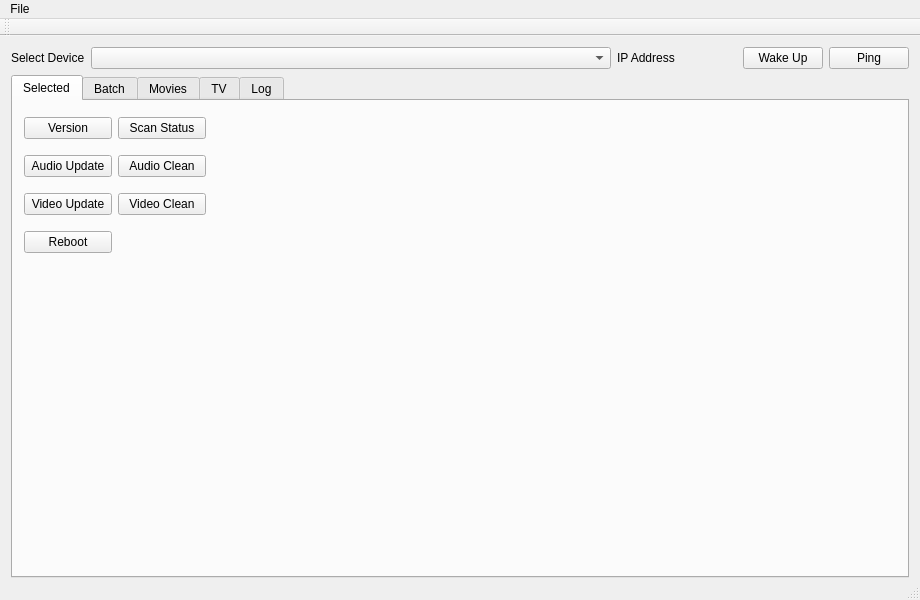
<?xml version="1.0" encoding="UTF-8"?>
<ui version="4.0">
 <class>MainWindow</class>
 <widget class="QMainWindow" name="MainWindow">
  <property name="geometry">
   <rect>
    <x>0</x>
    <y>0</y>
    <width>920</width>
    <height>600</height>
   </rect>
  </property>
  <property name="windowTitle">
   <string>Kodi Remote Control</string>
  </property>
  <widget class="QWidget" name="centralWidget">
   <layout class="QGridLayout" name="gridLayout">
    <property name="bottomMargin">
     <number>0</number>
    </property>
    <item row="0" column="3">
     <widget class="QPushButton" name="pushButton_SelectedDevice_WakeUp">
      <property name="sizePolicy">
       <sizepolicy hsizetype="Fixed" vsizetype="Fixed">
        <horstretch>0</horstretch>
        <verstretch>0</verstretch>
       </sizepolicy>
      </property>
      <property name="toolTip">
       <string>Tells Kodi to reboot the selected device.</string>
      </property>
      <property name="text">
       <string>Wake Up</string>
      </property>
     </widget>
    </item>
    <item row="0" column="0">
     <widget class="QLabel" name="label_SelectDevice">
      <property name="sizePolicy">
       <sizepolicy hsizetype="Fixed" vsizetype="Preferred">
        <horstretch>0</horstretch>
        <verstretch>0</verstretch>
       </sizepolicy>
      </property>
      <property name="text">
       <string>Select Device</string>
      </property>
      <property name="buddy">
       <cstring>comboBox_SelectDevice</cstring>
      </property>
     </widget>
    </item>
    <item row="0" column="1">
     <widget class="QComboBox" name="comboBox_SelectDevice">
      <property name="sizePolicy">
       <sizepolicy hsizetype="Preferred" vsizetype="Fixed">
        <horstretch>0</horstretch>
        <verstretch>0</verstretch>
       </sizepolicy>
      </property>
      <property name="editable">
       <bool>false</bool>
      </property>
     </widget>
    </item>
    <item row="0" column="2">
     <widget class="QLabel" name="label_IpAddress">
      <property name="sizePolicy">
       <sizepolicy hsizetype="Preferred" vsizetype="Preferred">
        <horstretch>0</horstretch>
        <verstretch>0</verstretch>
       </sizepolicy>
      </property>
      <property name="minimumSize">
       <size>
        <width>0</width>
        <height>0</height>
       </size>
      </property>
      <property name="maximumSize">
       <size>
        <width>120</width>
        <height>16777215</height>
       </size>
      </property>
      <property name="text">
       <string>IP Address</string>
      </property>
      <property name="buddy">
       <cstring>comboBox_SelectDevice</cstring>
      </property>
     </widget>
    </item>
    <item row="0" column="4">
     <widget class="QPushButton" name="pushButton_SelectedDevice_Ping">
      <property name="sizePolicy">
       <sizepolicy hsizetype="Fixed" vsizetype="Fixed">
        <horstretch>0</horstretch>
        <verstretch>0</verstretch>
       </sizepolicy>
      </property>
      <property name="toolTip">
       <string>Ping the selected device.  This will make sure the application can communicate with Kodi.</string>
      </property>
      <property name="text">
       <string>Ping</string>
      </property>
      <property name="flat">
       <bool>false</bool>
      </property>
     </widget>
    </item>
    <item row="1" column="0" colspan="5">
     <widget class="QTabWidget" name="tabWidget">
      <property name="sizePolicy">
       <sizepolicy hsizetype="Expanding" vsizetype="Expanding">
        <horstretch>0</horstretch>
        <verstretch>0</verstretch>
       </sizepolicy>
      </property>
      <property name="currentIndex">
       <number>0</number>
      </property>
      <widget class="QWidget" name="tabSelected">
       <attribute name="title">
        <string>Selected</string>
       </attribute>
       <layout class="QVBoxLayout" name="verticalLayout_5">
        <item>
         <widget class="QFrame" name="frame_2">
          <property name="frameShape">
           <enum>QFrame::NoFrame</enum>
          </property>
          <property name="frameShadow">
           <enum>QFrame::Raised</enum>
          </property>
          <layout class="QHBoxLayout" name="horizontalLayout_4">
           <property name="leftMargin">
            <number>0</number>
           </property>
           <property name="topMargin">
            <number>5</number>
           </property>
           <property name="rightMargin">
            <number>0</number>
           </property>
           <property name="bottomMargin">
            <number>5</number>
           </property>
           <item>
            <widget class="QPushButton" name="pushButton_SelectedDevice_Version">
             <property name="sizePolicy">
              <sizepolicy hsizetype="Fixed" vsizetype="Fixed">
               <horstretch>0</horstretch>
               <verstretch>0</verstretch>
              </sizepolicy>
             </property>
             <property name="minimumSize">
              <size>
               <width>88</width>
               <height>0</height>
              </size>
             </property>
             <property name="toolTip">
              <string>Returns the Kodi version and the JSON version for the selected device.</string>
             </property>
             <property name="text">
              <string>Version</string>
             </property>
            </widget>
           </item>
           <item>
            <widget class="QPushButton" name="pushButton_SelectedDevice_ScanStatus">
             <property name="sizePolicy">
              <sizepolicy hsizetype="Fixed" vsizetype="Fixed">
               <horstretch>0</horstretch>
               <verstretch>0</verstretch>
              </sizepolicy>
             </property>
             <property name="minimumSize">
              <size>
               <width>88</width>
               <height>0</height>
              </size>
             </property>
             <property name="toolTip">
              <string>Determine if an audio scan or a video scan is running.</string>
             </property>
             <property name="text">
              <string>Scan Status</string>
             </property>
            </widget>
           </item>
           <item>
            <spacer name="horizontalSpacer_6">
             <property name="orientation">
              <enum>Qt::Horizontal</enum>
             </property>
             <property name="sizeHint" stdset="0">
              <size>
               <width>40</width>
               <height>20</height>
              </size>
             </property>
            </spacer>
           </item>
          </layout>
         </widget>
        </item>
        <item>
         <widget class="QFrame" name="frame_3">
          <property name="frameShape">
           <enum>QFrame::NoFrame</enum>
          </property>
          <property name="frameShadow">
           <enum>QFrame::Raised</enum>
          </property>
          <layout class="QHBoxLayout" name="horizontalLayout_5">
           <property name="leftMargin">
            <number>0</number>
           </property>
           <property name="topMargin">
            <number>5</number>
           </property>
           <property name="rightMargin">
            <number>0</number>
           </property>
           <property name="bottomMargin">
            <number>5</number>
           </property>
           <item>
            <widget class="QPushButton" name="pushButton_SelectedDevice_AudioUpdate">
             <property name="sizePolicy">
              <sizepolicy hsizetype="Fixed" vsizetype="Fixed">
               <horstretch>0</horstretch>
               <verstretch>0</verstretch>
              </sizepolicy>
             </property>
             <property name="minimumSize">
              <size>
               <width>88</width>
               <height>0</height>
              </size>
             </property>
             <property name="toolTip">
              <string>Update the audio library.  This will import any new music.  It will not update existing items.</string>
             </property>
             <property name="text">
              <string>Audio Update</string>
             </property>
            </widget>
           </item>
           <item>
            <widget class="QPushButton" name="pushButton_SelectedDevice_AudioClean">
             <property name="sizePolicy">
              <sizepolicy hsizetype="Fixed" vsizetype="Fixed">
               <horstretch>0</horstretch>
               <verstretch>0</verstretch>
              </sizepolicy>
             </property>
             <property name="minimumSize">
              <size>
               <width>88</width>
               <height>0</height>
              </size>
             </property>
             <property name="toolTip">
              <string>Clean the audio library.  This will remove any deleted or missing items from the library.</string>
             </property>
             <property name="text">
              <string>Audio Clean</string>
             </property>
            </widget>
           </item>
           <item>
            <spacer name="horizontalSpacer_8">
             <property name="orientation">
              <enum>Qt::Horizontal</enum>
             </property>
             <property name="sizeType">
              <enum>QSizePolicy::Expanding</enum>
             </property>
             <property name="sizeHint" stdset="0">
              <size>
               <width>689</width>
               <height>20</height>
              </size>
             </property>
            </spacer>
           </item>
          </layout>
         </widget>
        </item>
        <item>
         <widget class="QFrame" name="frame_5">
          <property name="frameShape">
           <enum>QFrame::NoFrame</enum>
          </property>
          <property name="frameShadow">
           <enum>QFrame::Raised</enum>
          </property>
          <layout class="QHBoxLayout" name="horizontalLayout_7">
           <property name="leftMargin">
            <number>0</number>
           </property>
           <property name="topMargin">
            <number>5</number>
           </property>
           <property name="rightMargin">
            <number>0</number>
           </property>
           <property name="bottomMargin">
            <number>5</number>
           </property>
           <item>
            <widget class="QPushButton" name="pushButton_SelectedDevice_VideoUpdate">
             <property name="sizePolicy">
              <sizepolicy hsizetype="Fixed" vsizetype="Fixed">
               <horstretch>0</horstretch>
               <verstretch>0</verstretch>
              </sizepolicy>
             </property>
             <property name="minimumSize">
              <size>
               <width>88</width>
               <height>0</height>
              </size>
             </property>
             <property name="toolTip">
              <string>Update the video library.  This will import any new movies, TV shows and episodes.  It will not update existing items.</string>
             </property>
             <property name="text">
              <string>Video Update</string>
             </property>
            </widget>
           </item>
           <item>
            <widget class="QPushButton" name="pushButton_SelectedDevice_VideoClean">
             <property name="sizePolicy">
              <sizepolicy hsizetype="Fixed" vsizetype="Fixed">
               <horstretch>0</horstretch>
               <verstretch>0</verstretch>
              </sizepolicy>
             </property>
             <property name="minimumSize">
              <size>
               <width>88</width>
               <height>0</height>
              </size>
             </property>
             <property name="toolTip">
              <string>Clean the video library.  This will remove any deleted or missing items from the library.</string>
             </property>
             <property name="text">
              <string>Video Clean</string>
             </property>
            </widget>
           </item>
           <item>
            <spacer name="horizontalSpacer_9">
             <property name="orientation">
              <enum>Qt::Horizontal</enum>
             </property>
             <property name="sizeHint" stdset="0">
              <size>
               <width>689</width>
               <height>22</height>
              </size>
             </property>
            </spacer>
           </item>
          </layout>
         </widget>
        </item>
        <item>
         <widget class="QFrame" name="frame_4">
          <property name="frameShape">
           <enum>QFrame::NoFrame</enum>
          </property>
          <property name="frameShadow">
           <enum>QFrame::Raised</enum>
          </property>
          <layout class="QHBoxLayout" name="horizontalLayout_6">
           <property name="leftMargin">
            <number>0</number>
           </property>
           <property name="topMargin">
            <number>5</number>
           </property>
           <property name="rightMargin">
            <number>0</number>
           </property>
           <property name="bottomMargin">
            <number>5</number>
           </property>
           <item>
            <widget class="QPushButton" name="pushButton_SelectedDevice_Reboot">
             <property name="sizePolicy">
              <sizepolicy hsizetype="Fixed" vsizetype="Fixed">
               <horstretch>0</horstretch>
               <verstretch>0</verstretch>
              </sizepolicy>
             </property>
             <property name="minimumSize">
              <size>
               <width>88</width>
               <height>0</height>
              </size>
             </property>
             <property name="toolTip">
              <string>Tells Kodi to reboot the selected device.</string>
             </property>
             <property name="text">
              <string>Reboot</string>
             </property>
            </widget>
           </item>
           <item>
            <spacer name="horizontalSpacer_10">
             <property name="orientation">
              <enum>Qt::Horizontal</enum>
             </property>
             <property name="sizeHint" stdset="0">
              <size>
               <width>40</width>
               <height>20</height>
              </size>
             </property>
            </spacer>
           </item>
          </layout>
         </widget>
        </item>
        <item>
         <spacer name="verticalSpacer">
          <property name="orientation">
           <enum>Qt::Vertical</enum>
          </property>
          <property name="sizeHint" stdset="0">
           <size>
            <width>20</width>
            <height>283</height>
           </size>
          </property>
         </spacer>
        </item>
       </layout>
      </widget>
      <widget class="QWidget" name="tabBatch">
       <attribute name="title">
        <string>Batch</string>
       </attribute>
       <layout class="QVBoxLayout" name="verticalLayout_3">
        <item>
         <widget class="QTreeWidget" name="treeWidget_BatchDevices">
          <property name="uniformRowHeights">
           <bool>true</bool>
          </property>
          <property name="allColumnsShowFocus">
           <bool>true</bool>
          </property>
          <column>
           <property name="text">
            <string>Key</string>
           </property>
          </column>
          <column>
           <property name="text">
            <string>Device</string>
           </property>
          </column>
          <column>
           <property name="text">
            <string>Status</string>
           </property>
          </column>
         </widget>
        </item>
        <item>
         <widget class="QFrame" name="frame_6">
          <property name="frameShape">
           <enum>QFrame::NoFrame</enum>
          </property>
          <property name="frameShadow">
           <enum>QFrame::Raised</enum>
          </property>
          <layout class="QHBoxLayout" name="horizontalLayout_8">
           <property name="leftMargin">
            <number>0</number>
           </property>
           <property name="topMargin">
            <number>5</number>
           </property>
           <property name="rightMargin">
            <number>0</number>
           </property>
           <property name="bottomMargin">
            <number>5</number>
           </property>
           <item>
            <widget class="QPushButton" name="pushButton_Batch_SelectAll">
             <property name="sizePolicy">
              <sizepolicy hsizetype="Fixed" vsizetype="Fixed">
               <horstretch>0</horstretch>
               <verstretch>0</verstretch>
              </sizepolicy>
             </property>
             <property name="minimumSize">
              <size>
               <width>88</width>
               <height>0</height>
              </size>
             </property>
             <property name="toolTip">
              <string>Select (check) all batch update devices.</string>
             </property>
             <property name="text">
              <string>Select All</string>
             </property>
            </widget>
           </item>
           <item>
            <widget class="QPushButton" name="pushButton_Batch_SelectActive">
             <property name="sizePolicy">
              <sizepolicy hsizetype="Fixed" vsizetype="Fixed">
               <horstretch>0</horstretch>
               <verstretch>0</verstretch>
              </sizepolicy>
             </property>
             <property name="minimumSize">
              <size>
               <width>88</width>
               <height>0</height>
              </size>
             </property>
             <property name="toolTip">
              <string>Select (check) only the batch update devices defined as 'active'.</string>
             </property>
             <property name="text">
              <string>Select Active</string>
             </property>
            </widget>
           </item>
           <item>
            <widget class="QPushButton" name="pushButton_Batch_SelectNone">
             <property name="sizePolicy">
              <sizepolicy hsizetype="Fixed" vsizetype="Fixed">
               <horstretch>0</horstretch>
               <verstretch>0</verstretch>
              </sizepolicy>
             </property>
             <property name="minimumSize">
              <size>
               <width>88</width>
               <height>0</height>
              </size>
             </property>
             <property name="toolTip">
              <string>Un-select (un-check) all batch devices.</string>
             </property>
             <property name="text">
              <string>Select None</string>
             </property>
            </widget>
           </item>
           <item>
            <spacer name="horizontalSpacer_5">
             <property name="orientation">
              <enum>Qt::Horizontal</enum>
             </property>
             <property name="sizeHint" stdset="0">
              <size>
               <width>501</width>
               <height>20</height>
              </size>
             </property>
            </spacer>
           </item>
           <item>
            <widget class="QPushButton" name="pushButton_Batch_ScanStatus">
             <property name="minimumSize">
              <size>
               <width>88</width>
               <height>0</height>
              </size>
             </property>
             <property name="toolTip">
              <string>Ping the selected devices; then get the kodi &amp; json versions.</string>
             </property>
             <property name="text">
              <string>Scan Status</string>
             </property>
            </widget>
           </item>
           <item>
            <widget class="QPushButton" name="pushButton_Batch_PingVersion">
             <property name="minimumSize">
              <size>
               <width>88</width>
               <height>0</height>
              </size>
             </property>
             <property name="toolTip">
              <string>Ping the selected devices; then get the kodi &amp; json versions.</string>
             </property>
             <property name="text">
              <string>Ping &amp;&amp; Version</string>
             </property>
            </widget>
           </item>
           <item>
            <spacer name="horizontalSpacer_14">
             <property name="orientation">
              <enum>Qt::Horizontal</enum>
             </property>
             <property name="sizeType">
              <enum>QSizePolicy::Fixed</enum>
             </property>
             <property name="sizeHint" stdset="0">
              <size>
               <width>44</width>
               <height>20</height>
              </size>
             </property>
            </spacer>
           </item>
           <item>
            <widget class="QPushButton" name="pushButton_Batch_ClearStatus">
             <property name="sizePolicy">
              <sizepolicy hsizetype="Fixed" vsizetype="Fixed">
               <horstretch>0</horstretch>
               <verstretch>0</verstretch>
              </sizepolicy>
             </property>
             <property name="minimumSize">
              <size>
               <width>88</width>
               <height>0</height>
              </size>
             </property>
             <property name="toolTip">
              <string>Clear the status column for all batch devices.</string>
             </property>
             <property name="text">
              <string>Clear Status</string>
             </property>
            </widget>
           </item>
          </layout>
         </widget>
        </item>
        <item>
         <widget class="QFrame" name="frame_7">
          <property name="frameShape">
           <enum>QFrame::NoFrame</enum>
          </property>
          <property name="frameShadow">
           <enum>QFrame::Raised</enum>
          </property>
          <layout class="QHBoxLayout" name="horizontalLayout_9">
           <property name="leftMargin">
            <number>0</number>
           </property>
           <property name="topMargin">
            <number>5</number>
           </property>
           <property name="rightMargin">
            <number>0</number>
           </property>
           <property name="bottomMargin">
            <number>0</number>
           </property>
           <item>
            <widget class="QPushButton" name="pushButton_Batch_AudioUpdate">
             <property name="minimumSize">
              <size>
               <width>88</width>
               <height>0</height>
              </size>
             </property>
             <property name="toolTip">
              <string>Batch update the audio for the checked devices.  Each device will be updated in turn,</string>
             </property>
             <property name="text">
              <string>Audio Update</string>
             </property>
            </widget>
           </item>
           <item>
            <widget class="QPushButton" name="pushButton_Batch_AudioClean">
             <property name="minimumSize">
              <size>
               <width>88</width>
               <height>0</height>
              </size>
             </property>
             <property name="toolTip">
              <string>Batch update the audio for the checked devices.  Each device will be updated in turn,</string>
             </property>
             <property name="text">
              <string>Audio Clean</string>
             </property>
            </widget>
           </item>
           <item>
            <spacer name="horizontalSpacer_11">
             <property name="orientation">
              <enum>Qt::Horizontal</enum>
             </property>
             <property name="sizeType">
              <enum>QSizePolicy::Fixed</enum>
             </property>
             <property name="sizeHint" stdset="0">
              <size>
               <width>44</width>
               <height>20</height>
              </size>
             </property>
            </spacer>
           </item>
           <item>
            <widget class="QPushButton" name="pushButton_Batch_VideoUpdate">
             <property name="minimumSize">
              <size>
               <width>88</width>
               <height>0</height>
              </size>
             </property>
             <property name="toolTip">
              <string>Batch update the video for the checked devices.  Each device will be updated in turn,</string>
             </property>
             <property name="text">
              <string>Video Update</string>
             </property>
            </widget>
           </item>
           <item>
            <widget class="QPushButton" name="pushButton_Batch_VideoClean">
             <property name="minimumSize">
              <size>
               <width>88</width>
               <height>0</height>
              </size>
             </property>
             <property name="toolTip">
              <string>Batch update the video for the checked devices.  Each device will be updated in turn,</string>
             </property>
             <property name="text">
              <string>Video Clean</string>
             </property>
            </widget>
           </item>
           <item>
            <spacer name="horizontalSpacer_12">
             <property name="orientation">
              <enum>Qt::Horizontal</enum>
             </property>
             <property name="sizeType">
              <enum>QSizePolicy::Fixed</enum>
             </property>
             <property name="sizeHint" stdset="0">
              <size>
               <width>44</width>
               <height>20</height>
              </size>
             </property>
            </spacer>
           </item>
           <item>
            <widget class="QCheckBox" name="checkBox_Batch_CleanAfterUpdate">
             <property name="text">
              <string>Clean after update</string>
             </property>
            </widget>
           </item>
           <item>
            <spacer name="horizontalSpacer_13">
             <property name="orientation">
              <enum>Qt::Horizontal</enum>
             </property>
             <property name="sizeHint" stdset="0">
              <size>
               <width>162</width>
               <height>20</height>
              </size>
             </property>
            </spacer>
           </item>
          </layout>
         </widget>
        </item>
       </layout>
      </widget>
      <widget class="QWidget" name="tabMovies">
       <attribute name="title">
        <string>Movies</string>
       </attribute>
       <layout class="QVBoxLayout" name="verticalLayout">
        <item>
         <widget class="QTreeWidget" name="treeWidget_Movies">
          <property name="uniformRowHeights">
           <bool>true</bool>
          </property>
          <property name="allColumnsShowFocus">
           <bool>true</bool>
          </property>
          <column>
           <property name="text">
            <string>ID #</string>
           </property>
          </column>
          <column>
           <property name="text">
            <string>Title</string>
           </property>
          </column>
          <column>
           <property name="text">
            <string>Year</string>
           </property>
          </column>
         </widget>
        </item>
        <item>
         <widget class="QFrame" name="frame_8">
          <property name="frameShape">
           <enum>QFrame::NoFrame</enum>
          </property>
          <property name="frameShadow">
           <enum>QFrame::Raised</enum>
          </property>
          <layout class="QHBoxLayout" name="horizontalLayout_2">
           <property name="leftMargin">
            <number>0</number>
           </property>
           <property name="topMargin">
            <number>0</number>
           </property>
           <property name="rightMargin">
            <number>0</number>
           </property>
           <property name="bottomMargin">
            <number>0</number>
           </property>
           <item>
            <widget class="QPushButton" name="pushButton_Movies_List">
             <property name="toolTip">
              <string>Get a list of movies from the selected device.</string>
             </property>
             <property name="text">
              <string>List</string>
             </property>
            </widget>
           </item>
           <item>
            <spacer name="horizontalSpacer_2">
             <property name="orientation">
              <enum>Qt::Horizontal</enum>
             </property>
             <property name="sizeHint" stdset="0">
              <size>
               <width>262</width>
               <height>20</height>
              </size>
             </property>
            </spacer>
           </item>
           <item>
            <widget class="QPushButton" name="pushButton_Movies_SelectAll">
             <property name="toolTip">
              <string>Select (check) all movies in the list.</string>
             </property>
             <property name="text">
              <string>Select All</string>
             </property>
            </widget>
           </item>
           <item>
            <widget class="QPushButton" name="pushButton_Movies_SelectNone">
             <property name="toolTip">
              <string>Un-select (un-check) all movies in the list.</string>
             </property>
             <property name="text">
              <string>Select None</string>
             </property>
            </widget>
           </item>
           <item>
            <spacer name="horizontalSpacer">
             <property name="orientation">
              <enum>Qt::Horizontal</enum>
             </property>
             <property name="sizeHint" stdset="0">
              <size>
               <width>262</width>
               <height>22</height>
              </size>
             </property>
            </spacer>
           </item>
           <item>
            <widget class="QPushButton" name="pushButton_Movies_Refresh">
             <property name="toolTip">
              <string>Refresh (re-import) all of the checked movies in the list.</string>
             </property>
             <property name="layoutDirection">
              <enum>Qt::LeftToRight</enum>
             </property>
             <property name="text">
              <string>Refresh</string>
             </property>
            </widget>
           </item>
          </layout>
         </widget>
        </item>
       </layout>
      </widget>
      <widget class="QWidget" name="tabTV">
       <attribute name="title">
        <string>TV</string>
       </attribute>
       <layout class="QVBoxLayout" name="verticalLayout_2">
        <item>
         <widget class="QTreeWidget" name="treeWidget_TVShows">
          <property name="uniformRowHeights">
           <bool>true</bool>
          </property>
          <property name="allColumnsShowFocus">
           <bool>true</bool>
          </property>
          <column>
           <property name="text">
            <string>ID #</string>
           </property>
          </column>
          <column>
           <property name="text">
            <string>Title</string>
           </property>
          </column>
          <column>
           <property name="text">
            <string>Year</string>
           </property>
          </column>
         </widget>
        </item>
        <item>
         <widget class="QFrame" name="frame_9">
          <property name="frameShape">
           <enum>QFrame::NoFrame</enum>
          </property>
          <property name="frameShadow">
           <enum>QFrame::Raised</enum>
          </property>
          <layout class="QHBoxLayout" name="horizontalLayout_3">
           <property name="leftMargin">
            <number>0</number>
           </property>
           <property name="topMargin">
            <number>0</number>
           </property>
           <property name="rightMargin">
            <number>0</number>
           </property>
           <property name="bottomMargin">
            <number>0</number>
           </property>
           <item>
            <widget class="QPushButton" name="pushButton_TV_List">
             <property name="toolTip">
              <string>Get a list of all TV shows, by season and episodes, from the selected device.</string>
             </property>
             <property name="text">
              <string>List</string>
             </property>
            </widget>
           </item>
           <item>
            <spacer name="horizontalSpacer_3">
             <property name="orientation">
              <enum>Qt::Horizontal</enum>
             </property>
             <property name="sizeHint" stdset="0">
              <size>
               <width>219</width>
               <height>20</height>
              </size>
             </property>
            </spacer>
           </item>
           <item>
            <widget class="QPushButton" name="pushButton_TV_SelectAll">
             <property name="toolTip">
              <string>Select (check) all of the TV shows in the list.</string>
             </property>
             <property name="text">
              <string>Select All</string>
             </property>
            </widget>
           </item>
           <item>
            <widget class="QPushButton" name="pushButton_TV_SelectNone">
             <property name="toolTip">
              <string>Un-select (un-check) all of the TV sjhows in the list.</string>
             </property>
             <property name="text">
              <string>Select None</string>
             </property>
            </widget>
           </item>
           <item>
            <spacer name="horizontalSpacer_4">
             <property name="orientation">
              <enum>Qt::Horizontal</enum>
             </property>
             <property name="sizeHint" stdset="0">
              <size>
               <width>219</width>
               <height>22</height>
              </size>
             </property>
            </spacer>
           </item>
           <item>
            <widget class="QPushButton" name="pushButton_TV_Refresh">
             <property name="toolTip">
              <string>Refresh (re-import) all of the checked TV shows in the list.  This does not refresh the episodes.</string>
             </property>
             <property name="layoutDirection">
              <enum>Qt::LeftToRight</enum>
             </property>
             <property name="text">
              <string>Refresh</string>
             </property>
            </widget>
           </item>
           <item>
            <widget class="QPushButton" name="pushButton_TV_RefreshAll">
             <property name="toolTip">
              <string>Refresh (re-import) all of the check TV shows in the list.  This will also refresh the episodes.</string>
             </property>
             <property name="text">
              <string>Refresh All</string>
             </property>
            </widget>
           </item>
          </layout>
         </widget>
        </item>
       </layout>
      </widget>
      <widget class="QWidget" name="tabLog">
       <attribute name="title">
        <string>Log</string>
       </attribute>
       <layout class="QGridLayout" name="gridLayout_3">
        <property name="leftMargin">
         <number>0</number>
        </property>
        <property name="topMargin">
         <number>0</number>
        </property>
        <property name="rightMargin">
         <number>0</number>
        </property>
        <property name="bottomMargin">
         <number>0</number>
        </property>
        <property name="horizontalSpacing">
         <number>0</number>
        </property>
        <property name="verticalSpacing">
         <number>6</number>
        </property>
        <item row="0" column="0">
         <widget class="QFrame" name="frameLog">
          <property name="frameShape">
           <enum>QFrame::NoFrame</enum>
          </property>
          <property name="frameShadow">
           <enum>QFrame::Raised</enum>
          </property>
          <layout class="QVBoxLayout" name="verticalLayout_4">
           <item>
            <widget class="QListWidget" name="listWidget_Log"/>
           </item>
           <item>
            <widget class="QFrame" name="frame">
             <property name="frameShape">
              <enum>QFrame::NoFrame</enum>
             </property>
             <property name="frameShadow">
              <enum>QFrame::Raised</enum>
             </property>
             <layout class="QHBoxLayout" name="horizontalLayout">
              <property name="spacing">
               <number>0</number>
              </property>
              <property name="leftMargin">
               <number>0</number>
              </property>
              <property name="topMargin">
               <number>0</number>
              </property>
              <property name="rightMargin">
               <number>0</number>
              </property>
              <property name="bottomMargin">
               <number>0</number>
              </property>
              <item>
               <widget class="QPushButton" name="pushButton_Log_Clear">
                <property name="text">
                 <string>Clear</string>
                </property>
               </widget>
              </item>
              <item>
               <spacer name="horizontalSpacer_7">
                <property name="orientation">
                 <enum>Qt::Horizontal</enum>
                </property>
                <property name="sizeHint" stdset="0">
                 <size>
                  <width>597</width>
                  <height>20</height>
                 </size>
                </property>
               </spacer>
              </item>
             </layout>
            </widget>
           </item>
          </layout>
         </widget>
        </item>
       </layout>
      </widget>
     </widget>
    </item>
   </layout>
  </widget>
  <widget class="QMenuBar" name="menuBar">
   <property name="geometry">
    <rect>
     <x>0</x>
     <y>0</y>
     <width>920</width>
     <height>22</height>
    </rect>
   </property>
   <widget class="QMenu" name="menuFile">
    <property name="title">
     <string>File</string>
    </property>
    <addaction name="actionQuit"/>
   </widget>
   <addaction name="menuFile"/>
  </widget>
  <widget class="QToolBar" name="mainToolBar">
   <attribute name="toolBarArea">
    <enum>TopToolBarArea</enum>
   </attribute>
   <attribute name="toolBarBreak">
    <bool>false</bool>
   </attribute>
  </widget>
  <widget class="QStatusBar" name="statusBar"/>
  <action name="actionQuit">
   <property name="text">
    <string>Quit</string>
   </property>
  </action>
 </widget>
 <layoutdefault spacing="6" margin="11"/>
 <tabstops>
  <tabstop>comboBox_SelectDevice</tabstop>
  <tabstop>pushButton_SelectedDevice_Ping</tabstop>
  <tabstop>tabWidget</tabstop>
  <tabstop>treeWidget_TVShows</tabstop>
  <tabstop>treeWidget_Movies</tabstop>
 </tabstops>
 <resources/>
 <connections/>
</ui>
